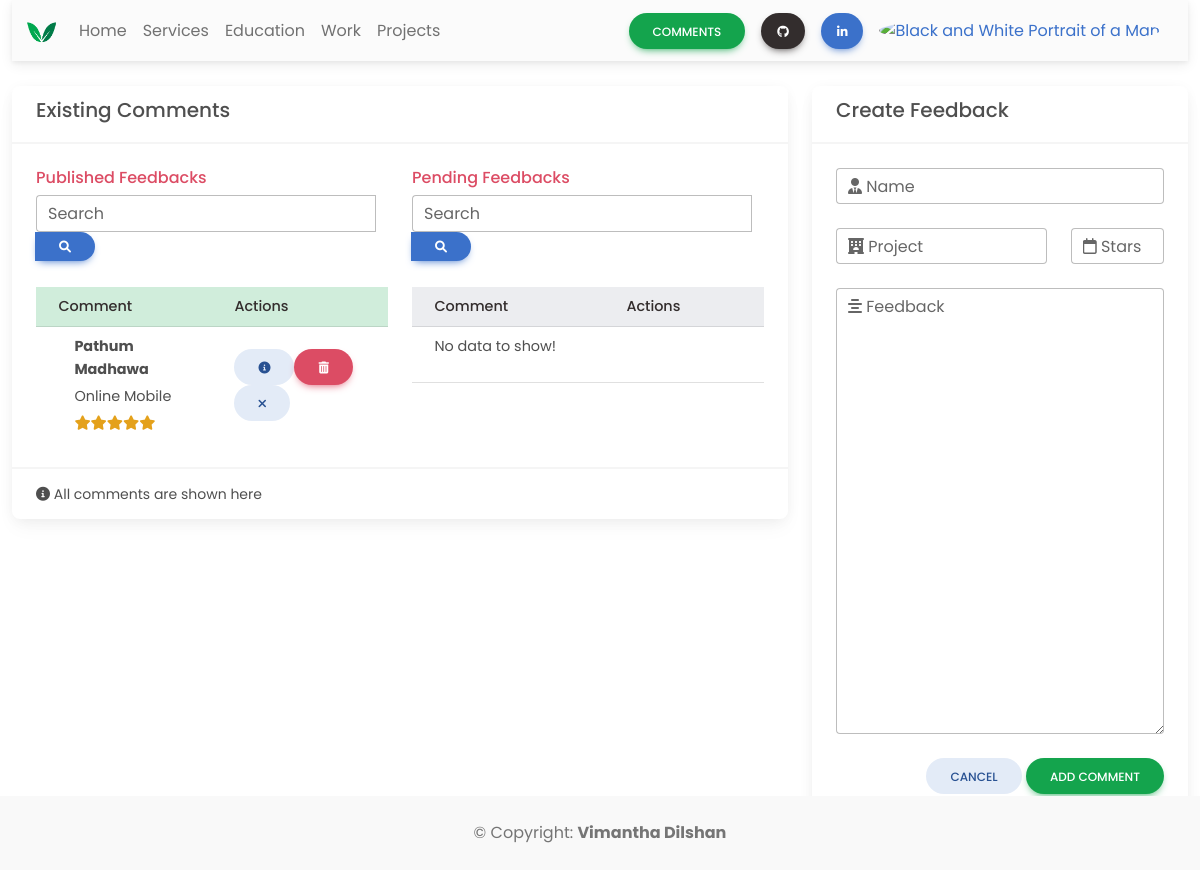
Page /admin/comments.php (signed in) on the committed database.
### tables this page shows
CREATE TABLE `comments` (
  `id` int(100) NOT NULL,
  `name` varchar(50) NOT NULL,
  `project` varchar(100) NOT NULL,
  `stars` varchar(10) NOT NULL,
  `feedback` varchar(1000) NOT NULL,
  `approve` int(10) NOT NULL
);

### admin/comments.php (the view, shortened to what the rows shown need)
<!DOCTYPE html>
<html lang="en">
<head>
    <link rel="stylesheet" href="https://cdnjs.cloudflare.com/ajax/libs/font-awesome/6.0.0/css/all.min.css" />
    <link rel="stylesheet" href="css/mdb.min.css" />
    <link rel="stylesheet" href="css/style.css">
</head>
<body>
    <br>
    <div class="container-fluid">
        <div class="row">
            <div class="col-sm-8">
                <div class="card  ">
                    <div class="card-body">
                        <div class="row">
                            <div class="col-sm-6">
                                <br>
                                <div class="table-responsive">
                                    <table class="table align-middle mb-0 bg-white table-hover table-sm">
                                        <thead class="table-success text-dark">
                                            <tr>
                                                <th>Comment</th>
                                                <th>Actions</th>
                                            </tr>
                                        </thead>
                                        <tbody>
                                            <?php
                                            include 'server/config/database_config.php';
                                            $sql = "SELECT * from comments WHERE approve=1 ORDER BY id DESC";
                                            $result = $conn->query($sql);
                                            if ($result->num_rows > 0) {
                                                if (!$conn) {
                                                    die('Technical Error...');
                                                } else {
                                                    while ($row = $result->fetch_assoc()) {
                                                        $ratedStars = $row["stars"];
                                                        echo "<tr>";
                                                        echo "<td style='width: 50%;'>";
                                                        echo "<div class='d-flex align-items-center'>";
                                                        echo "<div class='ms-3'>";
                                                        echo "<p class='fw-bold mb-1'>" . $row["name"] . "</p>";
                                                        echo "<p class='fw-normal mb-1'>" . $row["project"] . "</p>";
                                                        echo "<p class='mb-0 text-warning'>";
                                                        for ($x = 1; $x <= $ratedStars; $x++) {
                                                            echo "<i class='fas fa-star'></i>";
                                                        }
                                                        echo "</p>";
                                                        echo "</div>";
                                                        echo "</div>";
                                                        echo "</td>";
                                                        echo "<td>";
                                                        echo "<a href='#'><button type='button' class='btn btn-secondary btn-rounded'><i class='fas fa-info-circle'></i></button></a>";
                                                        echo "<a href='server/APIs/delete_comment.php?rn=$row[id]'><button type='button' class='btn btn-danger btn-rounded'><i class='fas fa-trash-alt'></i></button></>";
                                                        echo "<a href='server/APIs/unpublish_comment.php?rn=$row[id]'><button type='button' class='btn btn-secondary btn-rounded'><i class='fas fa-times'></i></button></a>";
                                                        echo "</td>";
                                                    }
                                                }
                                            } else {
                                                echo "<tr>";
                                                echo "<td colspan='2'>" . "<p>No data to show!<p>";
                                                echo "</td>";
                                                echo "</tr>";
                                            }
                                            ?>
                                        </tbody>
                                    </table>
                                </div>
                            </div>
                            <div class="col-sm-6">
                                <br>
                                <div class="table-responsive">
                                    <table class="table align-middle mb-0 bg-white table-hover table-sm">
                                        <thead class="table-secondary text-dark">
                                            <tr>
                                                <th>Comment</th>
                                                <th>Actions</th>
                                            </tr>
                                        </thead>
                                    </table>
                                </div>
                            </div>
                        </div>
                    </div>
                </div>
            </div>
        </div>
    </div>
</body>
</html>

### rows in the picture
comments: name "Pathum Madhawa", project "Online Mobile", stars "5" (drawn)
